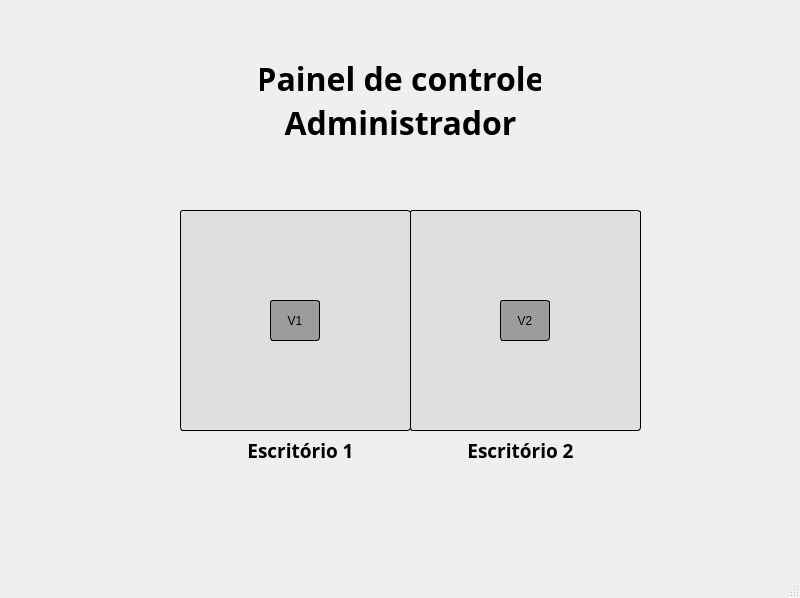
<?xml version="1.0" encoding="UTF-8"?>
<ui version="4.0">
 <class>AdmPanel</class>
 <widget class="QMainWindow" name="AdmPanel">
  <property name="geometry">
   <rect>
    <x>0</x>
    <y>0</y>
    <width>800</width>
    <height>598</height>
   </rect>
  </property>
  <property name="windowTitle">
   <string>Painel de Controle - Administrador</string>
  </property>
  <widget class="QWidget" name="centralwidget">
   <widget class="QLabel" name="label_painel">
    <property name="geometry">
     <rect>
      <x>260</x>
      <y>20</y>
      <width>281</width>
      <height>161</height>
     </rect>
    </property>
    <property name="font">
     <font>
      <family>Helvetica Neue LT Std</family>
      <pointsize>24</pointsize>
      <weight>75</weight>
      <bold>true</bold>
     </font>
    </property>
    <property name="text">
     <string>Painel de controle
Administrador</string>
    </property>
    <property name="alignment">
     <set>Qt::AlignCenter</set>
    </property>
   </widget>
   <widget class="QFrame" name="frame_v1">
    <property name="geometry">
     <rect>
      <x>180</x>
      <y>210</y>
      <width>231</width>
      <height>221</height>
     </rect>
    </property>
    <property name="styleSheet">
     <string notr="true">background-color: rgb(223, 223, 223);
border-width: 1;
border-radius: 3;
border-style: solid;
border-color: rgb(0, 0, 0)</string>
    </property>
    <property name="frameShape">
     <enum>QFrame::StyledPanel</enum>
    </property>
    <property name="frameShadow">
     <enum>QFrame::Raised</enum>
    </property>
    <property name="lineWidth">
     <number>1</number>
    </property>
    <widget class="QPushButton" name="btn_v1">
     <property name="geometry">
      <rect>
       <x>90</x>
       <y>90</y>
       <width>50</width>
       <height>41</height>
      </rect>
     </property>
     <property name="maximumSize">
      <size>
       <width>50</width>
       <height>50</height>
      </size>
     </property>
     <property name="styleSheet">
      <string notr="true">background-color: rgb(156, 156, 156);</string>
     </property>
     <property name="text">
      <string>V1</string>
     </property>
    </widget>
   </widget>
   <widget class="QFrame" name="frame_v2">
    <property name="geometry">
     <rect>
      <x>410</x>
      <y>210</y>
      <width>231</width>
      <height>221</height>
     </rect>
    </property>
    <property name="styleSheet">
     <string notr="true">background-color: rgb(223, 223, 223);
border-width: 1;
border-radius: 3;
border-style: solid;
border-color: rgb(0, 0, 0)</string>
    </property>
    <property name="frameShape">
     <enum>QFrame::StyledPanel</enum>
    </property>
    <property name="frameShadow">
     <enum>QFrame::Raised</enum>
    </property>
    <property name="lineWidth">
     <number>1</number>
    </property>
    <widget class="QPushButton" name="btn_v2">
     <property name="geometry">
      <rect>
       <x>90</x>
       <y>90</y>
       <width>50</width>
       <height>41</height>
      </rect>
     </property>
     <property name="maximumSize">
      <size>
       <width>50</width>
       <height>50</height>
      </size>
     </property>
     <property name="cursor">
      <cursorShape>PointingHandCursor</cursorShape>
     </property>
     <property name="styleSheet">
      <string notr="true">background-color: rgb(156, 156, 156);</string>
     </property>
     <property name="text">
      <string>V2</string>
     </property>
    </widget>
   </widget>
   <widget class="QLabel" name="label_v1">
    <property name="geometry">
     <rect>
      <x>190</x>
      <y>440</y>
      <width>221</width>
      <height>21</height>
     </rect>
    </property>
    <property name="font">
     <font>
      <family>Helvetica Neue LT Std</family>
      <pointsize>14</pointsize>
      <weight>75</weight>
      <bold>true</bold>
     </font>
    </property>
    <property name="text">
     <string>Escritório 1</string>
    </property>
    <property name="alignment">
     <set>Qt::AlignCenter</set>
    </property>
   </widget>
   <widget class="QLabel" name="label_v2">
    <property name="geometry">
     <rect>
      <x>410</x>
      <y>440</y>
      <width>221</width>
      <height>21</height>
     </rect>
    </property>
    <property name="font">
     <font>
      <family>Helvetica Neue LT Std</family>
      <pointsize>14</pointsize>
      <weight>75</weight>
      <bold>true</bold>
     </font>
    </property>
    <property name="text">
     <string>Escritório 2</string>
    </property>
    <property name="alignment">
     <set>Qt::AlignCenter</set>
    </property>
   </widget>
  </widget>
  <widget class="QMenuBar" name="menubar">
   <property name="geometry">
    <rect>
     <x>0</x>
     <y>0</y>
     <width>800</width>
     <height>21</height>
    </rect>
   </property>
  </widget>
  <widget class="QStatusBar" name="statusbar"/>
 </widget>
 <resources/>
 <connections/>
</ui>
